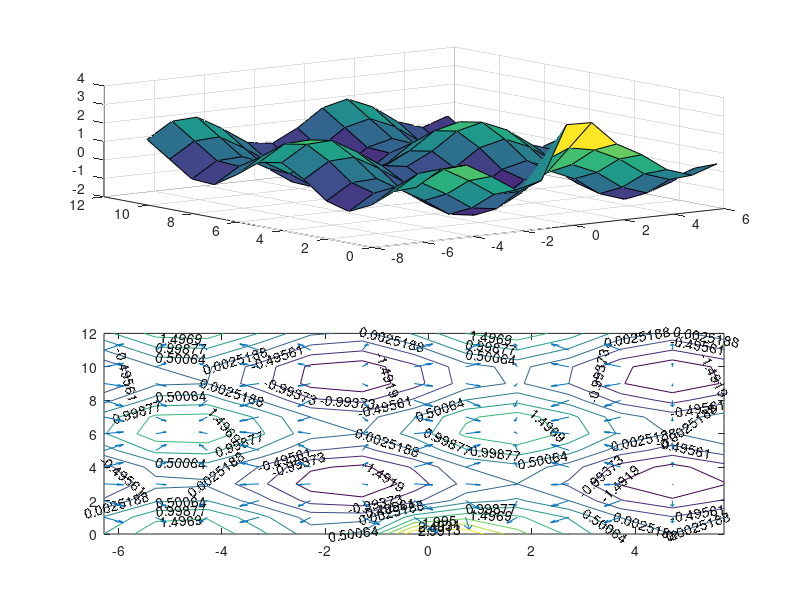

MATLAB code to generate this figure:
[x,y] = meshgrid(-2*pi:2*pi,0:4*pi)

z = sin(x) + cos(y) + 3*exp(-x.^2 - y.^2);

figure;
subplot(2,1,1)
surf(x,y,z)

subplot(2,1,2)
contour(x,y,z,'ShowText','on')
hold on;
[px,py] = gradient(z)
quiver(x,y,px,py)

% B part





